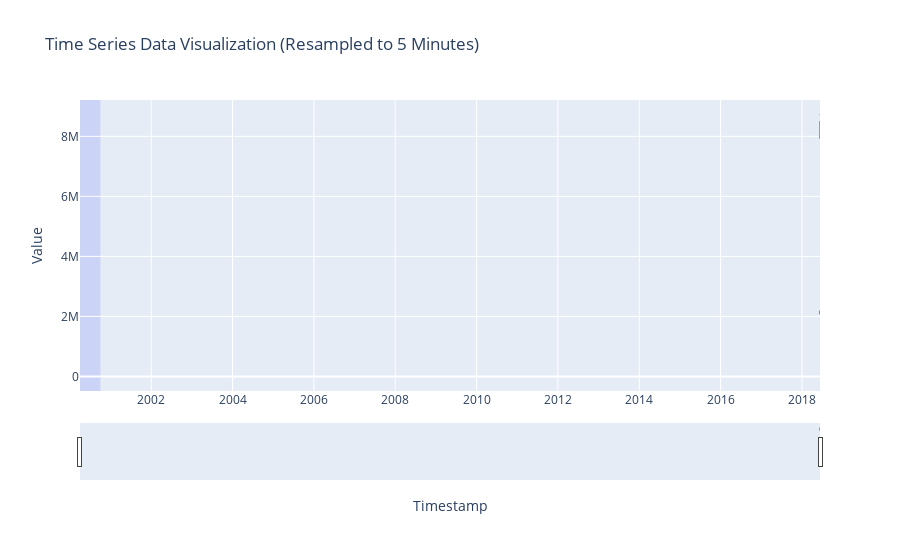

The cell this chart's notebook holds for it:
### Code cell
time_series_chart(clean_real_df, clean_real_df.columns, 5)

### Figure 1 — Plotly figure (JSON) as saved in the notebook; plotly's stock layout.template omitted (floating-point values rounded to 4 significant figures; data arrays with more than 128 entries replaced by an {"elided": "..."} marker saying what was removed)
{"data": [{"mode": "lines", "name": "P-PDG", "type": "scatter", "x": {"elided": "144 str values"}, "y": {"elided": "144 int values"}}, {"mode": "lines", "name": "P-TPT", "type": "scatter", "x": {"elided": "144 str values"}, "y": {"elided": "144 int values"}}, {"mode": "lines", "name": "T-TPT", "type": "scatter", "x": {"elided": "144 str values"}, "y": {"elided": "144 float values"}}, {"mode": "lines", "name": "P-MON-CKP", "type": "scatter", "x": {"elided": "144 str values"}, "y": {"elided": "144 int values"}}, {"mode": "lines", "name": "T-JUS-CKP", "type": "scatter", "x": {"elided": "144 str values"}, "y": {"elided": "144 float values"}}, {"mode": "lines", "name": "P-JUS-CKGL", "type": "scatter", "x": {"elided": "144 str values"}, "y": {"elided": "144 int values"}}, {"mode": "lines", "name": "QGL", "type": "scatter", "x": {"elided": "144 str values"}, "y": {"elided": "144 int values"}}], "layout": {"legend": {"orientation": "h", "title": {"text": "Legend"}, "x": 0, "y": -0.2}, "shapes": [{"fillcolor": "#636EFA", "layer": "below", "line": {"width": 0}, "name": "Class: nan", "opacity": 0.2, "type": "rect", "x0": null, "x1": null, "xref": "x", "y0": 0, "y1": 1, "yref": "y domain"}, {"fillcolor": "#EF553B", "layer": "below", "line": {"width": 0}, "name": "Class: 0.0", "opacity": 0.2, "type": "rect", "x0": "2018-06-11T02:15:00", "x1": "2018-06-11T07:05:00", "xref": "x", "y0": 0, "y1": 1, "yref": "y domain"}, {"fillcolor": "#00CC96", "layer": "below", "line": {"width": 0}, "name": "Class: 107.0", "opacity": 0.2, "type": "rect", "x0": "2018-06-11T07:10:00", "x1": "2018-06-11T13:40:00", "xref": "x", "y0": 0, "y1": 1, "yref": "y domain"}, {"fillcolor": "#AB63FA", "layer": "below", "line": {"width": 0}, "name": "Class: 7.0", "opacity": 0.2, "type": "rect", "x0": "2018-06-11T13:45:00", "x1": "2018-06-11T14:05:00", "xref": "x", "y0": 0, "y1": 1, "yref": "y domain"}], "title": {"text": "Time Series Data Visualization (Resampled to 5 Minutes)"}, "xaxis": {"rangeslider": {"range": ["2018-06-11T02:10:00", "2018-06-11T14:05:00"], "visible": true}, "title": {"text": "Timestamp"}}, "yaxis": {"title": {"text": "Value"}}}}
